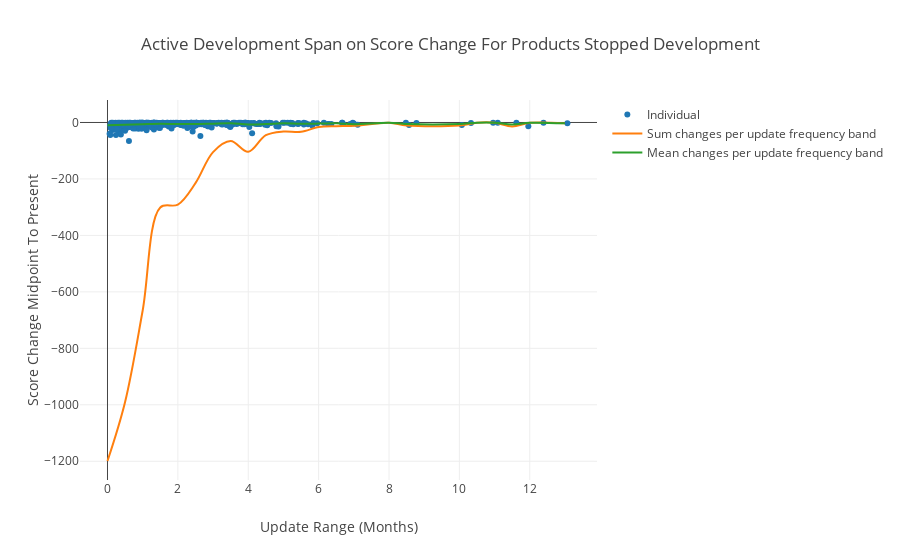

Notebook code for this chart:
### Markdown cell above
We see no correlation across the whole set, however there are extra features to consider. We can see a much greater density of score drops towards the lower end of update frequency. This seems to suggest that products that drop in score drastically do so as a result of lower update frequency.

Furthermore, we have not yet considered products for which there was not much room for improvement - I mapped their midpoint score to a colour gradient, looking to see if most above the line were close to 100, and this was not the case, as many products did also significantly improve in user score over their lifetime. I changed the colour gradient to 'popularity' derived from their total reviews in order to categorise products on the graph.

To attest to noise, we can compute the mean and sum of the set of products that decreased per bucket of change.

### Code cell
x = [item['update_frequency_per_four_weeks'] for item in update_frequencies if item['score_change_midpoint_to_present'] < 0]
y = [item['score_change_midpoint_to_present'] for item in update_frequencies if item['score_change_midpoint_to_present'] < 0]

x2 = []
y2 = []
y3 = []

changes_in_user_score_per_update_frequency = []

for item in update_frequencies:
    if(item['score_change_midpoint_to_present'] > 0):
        continue
        
    # Group the scores into bins to make curve robust.
    uf = item['update_frequency_per_four_weeks']
    uf = uf - (uf % 0.5)
    
    found = False
    for c in changes_in_user_score_per_update_frequency:
        if c['update_frequency'] == uf:
            c['changes'].append(item['score_change_midpoint_to_present'])
            found = True

    if not found:
        changes_in_user_score_per_update_frequency.append({
            'update_frequency': uf,
            'changes': [
                item['score_change_midpoint_to_present']
            ]
        })

changes_in_user_score_per_update_frequency.sort(key=lambda x: x['update_frequency'])
    
for item in changes_in_user_score_per_update_frequency:
    x2.append(item['update_frequency'])
    y2.append(numpy.sum(item['changes']))
        
for item in changes_in_user_score_per_update_frequency:
    y3.append(numpy.mean(item['changes']))
    
data = [go.Scatter(
    x=x,
    y=y,
    mode='markers',
    hovertext=names,
    name="Individual"
),
go.Scatter(
    x=x2,
    y=y2,
    mode='lines',
    line=dict(
        shape='spline'
    ),
    name="Sum changes per update frequency band"
),
go.Scatter(
    x=x2,
    y=y3,
    mode='lines',
    line=dict(
        shape='spline'
    ),
    name="Mean changes per update frequency band"
)]

layout.showlegend=True

fig = go.Figure(data=data, layout=layout)

iplot(fig)

print("Correlation: " + str(numpy.corrcoef(x=x2, y=y2)))

### Figure 1 — Plotly figure (JSON) as saved in the notebook; plotly's stock layout.template omitted (floating-point values rounded to 4 significant figures; data arrays with more than 128 entries replaced by an {"elided": "..."} marker saying what was removed)
{"data": [{"hovertext": {"elided": "765 str values"}, "mode": "markers", "name": "Individual", "type": "scatter", "x": {"elided": "619 float values"}, "y": {"elided": "619 int values"}}, {"line": {"shape": "spline"}, "mode": "lines", "name": "Sum changes per update frequency band", "type": "scatter", "x": [0, 0.5, 1, 1.5, 2, 2.5, 3, 3.5, 4, 4.5, 5, 5.5, 6, 6.5, 7, 8, 8.5, 10, 10.5, 11, 11.5, 12, 13], "y": [-1199, -990, -666, -301, -291, -215, -105, -66, -104, -45, -32, -33, -16, -13, -12, -1, -11, -11, -1, -1, -14, -1, -3]}, {"line": {"shape": "spline"}, "mode": "lines", "name": "Mean changes per update frequency band", "type": "scatter", "x": [0, 0.5, 1, 1.5, 2, 2.5, 3, 3.5, 4, 4.5, 5, 5.5, 6, 6.5, 7, 8, 8.5, 10, 10.5, 11, 11.5, 12, 13], "y": [-9.669, -7.857, -6.283, -4.703, -5.706, -5.658, -4.2, -3, -6.933, -5.625, -2.909, -4.714, -4, -2.6, -6, -1, -5.5, -5.5, -1, -1, -7, -1, -3]}], "layout": {"showlegend": true, "title": "Active Development Span on Score Change For Products Stopped Development", "xaxis": {"title": "Update Range (Months)"}, "yaxis": {"title": "Score Change Midpoint To Present"}}}
